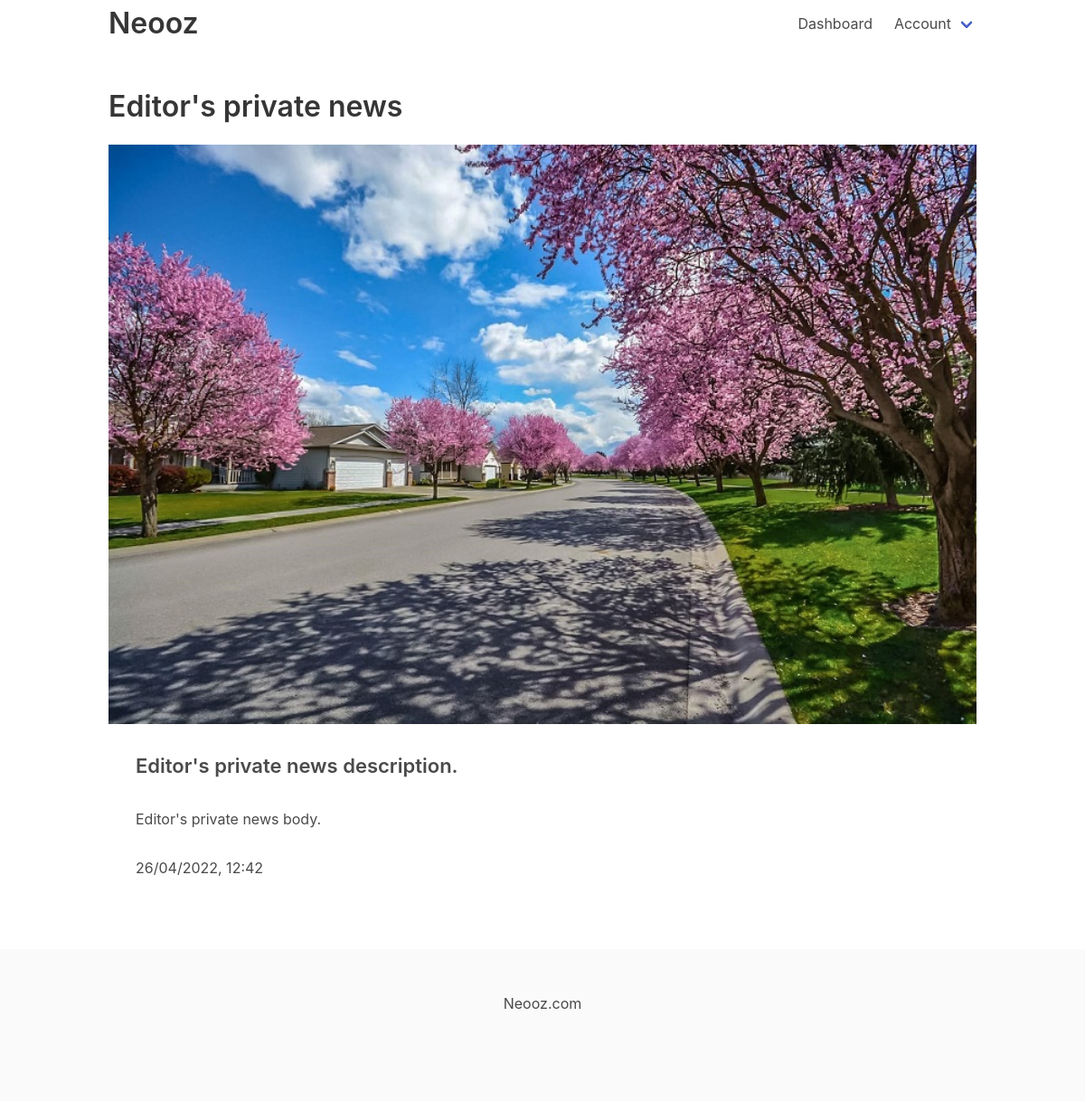
/private/ (signed in), run on the app's committed database.
### news/models.py (models this page shows)
class News(models.Model):
    author = models.ForeignKey(User, on_delete=models.CASCADE )
    title = models.CharField(max_length=255)
    slug = models.SlugField()
    description = models.TextField()
    body = models.TextField()
    image = models.ImageField(upload_to='uploads/', blank=True, null=True)
    date_added = models.DateTimeField(auto_now_add=True)
    protected = models.BooleanField(default=False)
    password = models.CharField(blank=True, null=True, max_length=40)
    private = models.BooleanField(default=False)
    class Meta:
        ordering = ['-date_added']
        verbose_name_plural = 'News'

### news/views.py (the view)
# urls.py: path('<slug:slug>/', views.detail, name='news_detail'),
def detail(request, slug):
    news = get_object_or_404(News, slug=slug)
    if not request.user.is_authenticated:
        if news.protected:
            if request.method == 'POST':
                print(request.POST["news_pass"])
                try:
                    news = News.objects.get(slug=slug, password=request.POST["news_pass"])
                    return render(request, 'news/detail.html', {'news':news})
                except:
                    return render(request, 'news/news_password.html', {"slug": slug, "incorrect_password": True})
            else:
                news_title = news.title
                return render(request, 'news/news_password.html', {"news_title": news_title})
        elif news.private:
            return render(request, 'news/private_news.html')
        else:
            return render(request, 'news/detail.html', {'news':news})
    else:
        try:
            News.objects.get(slug=slug, author=request.user)
            return render(request, 'news/detail.html', {'news':news, 'editable': True})
        except:
            pass
        return render(request, 'news/detail.html', {'news':news})

### news/templates/news/detail.html (shortened to what this page needs)
{% extends 'core/base.html' %}
{% block content %}
<h1 class="title">{{ news.title }}</h1>
{% if news.image %}
<figure class="image">
    <img src="{{ news.image.url }}">
</figure>
{% endif %}
<h4 class="space f22 has-text-weight-semibold">{{ news.description }}</h4>
<p  class="space">{{ news.body }}</p>
<p  class="space">{{ news.date_added|date:'d/m/Y, H:i' }}</p>
{% endblock %}

### core/templates/core/base.html (style rules this page uses)
.space { margin: 30px; }
.f22 { font-size: 22px; }

### data on the page
News: title "Editor's private news", image (picture), description "Editor's private news description.", body "Editor's private news body.", date_added "26/04/2022, 12:42"
